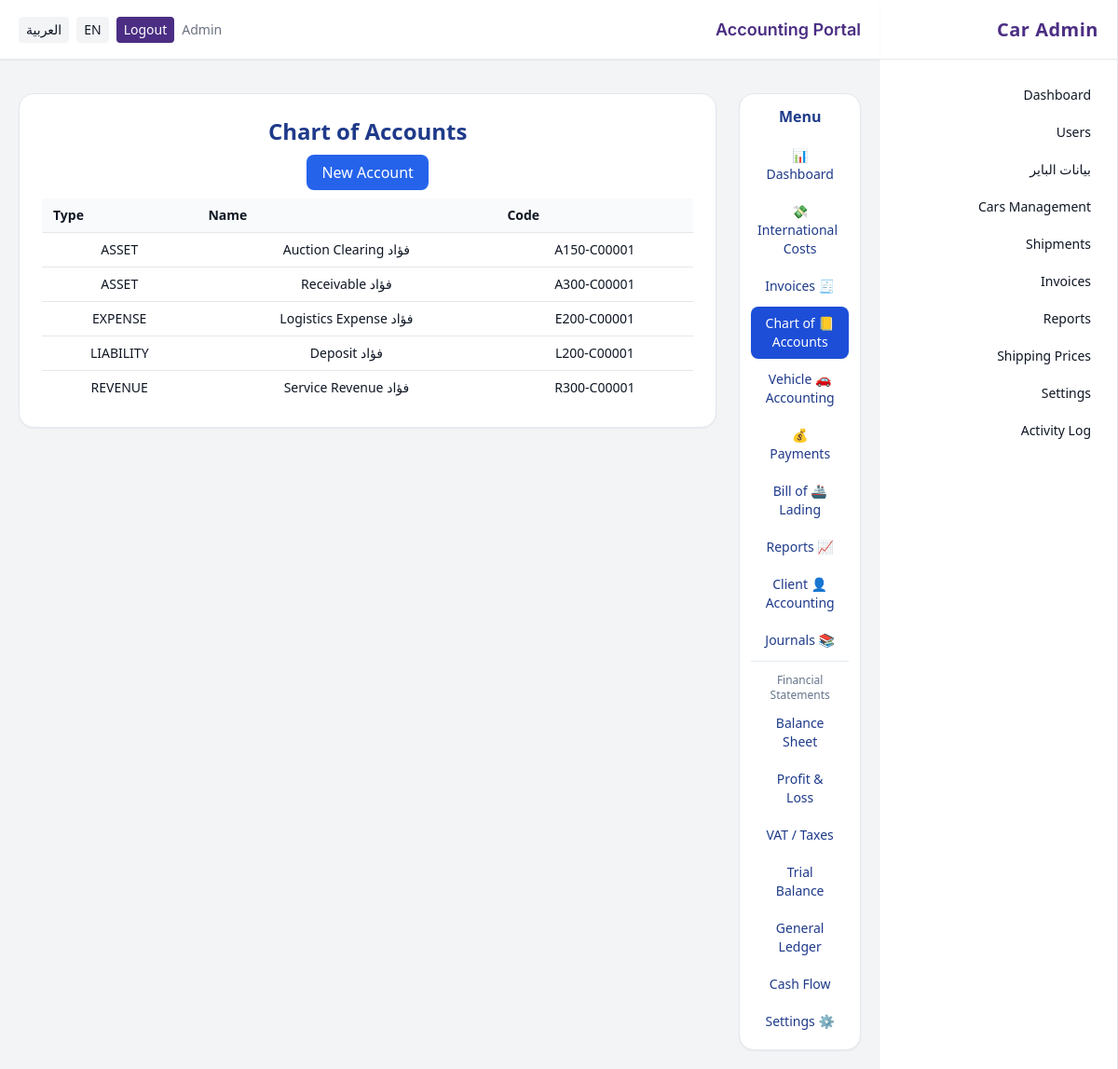
/acct/accounts (signed in), run on the app's committed database.
### app/models.py (models this page shows, shortened)
class User(db.Model, UserMixin):
    __tablename__ = "users"
    id = db.Column(db.Integer, primary_key=True)
    name = db.Column(db.String(150))
    email = db.Column(db.String(180), unique=True, index=True)
    phone = db.Column(db.String(50))
    password_hash = db.Column(db.String(200))
    role_id = db.Column(db.Integer, db.ForeignKey("roles.id"))
    active = db.Column(db.Boolean, default=True)
    created_at = db.Column(db.DateTime, default=datetime.utcnow)
    last_login_at = db.Column(db.DateTime)
    role = db.relationship("Role")
    @property
    def is_active(self):
        return bool(self.active)

class Account(db.Model):
    __tablename__ = "accounts"
    id = db.Column(db.Integer, primary_key=True)
    code = db.Column(db.String(20), unique=True, index=True, nullable=False)
    name = db.Column(db.String(200), nullable=False)
    type = db.Column(db.String(20), nullable=False)
    currency_code = db.Column(db.String(3), default="OMR", nullable=False)
    active = db.Column(db.Boolean, default=True, nullable=False)
    created_at = db.Column(db.DateTime, default=datetime.utcnow)
    client_id = db.Column(db.Integer, db.ForeignKey("customers.id"), index=True)
    vehicle_id = db.Column(db.Integer, db.ForeignKey("vehicles.id"), index=True)

### app/blueprints/accounting/routes.py (the view)
@acct_bp.route('/accounts')
@role_required('accountant', 'admin')
def accounts_list():
    rows = db.session.query(Account).order_by(Account.code.asc()).all()
    return render_template('accounting/accounts_list.html', accounts=rows)

### app/security.py (called while the page is built)
def _canonicalize_role(role_name: str | None) -> str | None:
    if not role_name:
        return None
    name = role_name.strip().lower()
    synonyms = {
        "staff": "employee",
        "employees": "employee",
    }
    return synonyms.get(name, name)

def role_required(*allowed_roles: str) -> Callable:
    normalized_allowed = {
        r for r in (_canonicalize_role(r) for r in allowed_roles) if r is not None
    }
    def decorator(view_func: Callable) -> Callable:
        @wraps(view_func)
        @login_required
        def wrapper(*args, **kwargs):
            user_role = getattr(getattr(current_user, "role", None), "name", None)
            user_role_norm = _canonicalize_role(user_role)
            if not user_role_norm or user_role_norm not in normalized_allowed:
                abort(403)
            return view_func(*args, **kwargs)
        return wrapper
    return decorator

### app/templates/accounting/accounts_list.html
{% extends "base_accounting.html" %}
{% block acct_content %}
<h2 class="text-2xl font-bold text-blue-900 mb-4">{{ _('Chart of Accounts') }}</h2>
<div class="mb-4">
  <a href="{{ url_for('acct.accounts_new') }}" class="px-4 py-2 rounded-lg bg-blue-600 text-white">{{ _('New Account') }}</a>
</div>
<div class="overflow-x-auto">
<table class="min-w-full divide-y divide-gray-200 text-sm">
  <thead class="bg-gray-50">
    <tr>
      <th class="px-3 py-2 text-left">{{ _('Code') }}</th>
      <th class="px-3 py-2 text-left">{{ _('Name') }}</th>
      <th class="px-3 py-2 text-left">{{ _('Type') }}</th>
    </tr>
  </thead>
  <tbody class="bg-white divide-y divide-gray-200">
    {% for a in accounts %}
    <tr>
      <td class="px-3 py-2">{{ a.code }}</td>
      <td class="px-3 py-2">{{ a.name }}</td>
      <td class="px-3 py-2">{{ a.type }}</td>
    </tr>
    {% endfor %}
  </tbody>
</table>
</div>
{% endblock %}

### app/templates/base_admin.html (shortened to what this page needs)
<!doctype html>
<html lang="{{ g.get('lang_code', 'ar') }}" {% if g.get('lang_code', 'ar') == 'ar' %}dir="rtl"{% endif %} class="h-full bg-background">
<head>
  <script src="https://cdn.tailwindcss.com"></script>
  <link href="https://cdnjs.cloudflare.com/ajax/libs/font-awesome/6.5.0/css/all.min.css" rel="stylesheet">
</head>
<body class="h-full text-neutral text-center">
  <div class="min-h-screen flex bg-background">
    {% if current_user.is_authenticated and current_user.role and (current_user.role.name|lower) == 'admin' %}
    <aside class="w-64 hidden md:flex flex-col bg-white border-r border-gray-200 shadow-sm">
      <div class="h-16 flex items-center px-5 border-b border-gray-200">
        <div class="text-primary text-xl font-bold tracking-wide">{{ _('Car Admin') }}</div>
      </div>
      <nav class="flex-1 px-4 py-5 space-y-1 text-sm">
        <a href="{{ url_for('admin.dashboard') }}" class="flex items-center gap-3 px-3 py-2 rounded-lg hover:bg-blue-50 {% if request.endpoint=='admin.dashboard' %}bg-blue-100 text-primary font-semibold{% endif %}">{{ _('Dashboard') }}</a>
        <a href="{{ url_for('admin.users_list') }}" class="flex items-center gap-3 px-3 py-2 rounded-lg hover:bg-blue-50 ">{{ _('Users') }}</a>
        <a href="{{ url_for('admin.buyers_list') }}" class="flex items-center gap-3 px-3 py-2 rounded-lg hover:bg-blue-50 ">بيانات الباير</a>
        <a href="{{ url_for('ops.dashboard') }}" class="flex items-center gap-3 px-3 py-2 rounded-lg hover:bg-blue-50">{{ _('Cars Management') }}</a>
        <a href="{{ url_for('ops.dashboard') }}" class="flex items-center gap-3 px-3 py-2 rounded-lg hover:bg-blue-50">{{ _('Shipments') }}</a>
        <a href="{{ url_for('acct.dashboard') }}" class="flex items-center gap-3 px-3 py-2 rounded-lg hover:bg-blue-50">{{ _('Invoices') }}</a>
        <a href="{{ url_for('admin.reports') }}" class="flex items-center gap-3 px-3 py-2 rounded-lg hover:bg-blue-50 ">{{ _('Reports') }}</a>
        <a href="{{ url_for('admin.shipping_prices_list') }}" class="flex items-center gap-3 px-3 py-2 rounded-lg hover:bg-blue-50 ">{{ _('Shipping Prices') }}</a>
        <a href="{{ url_for('admin.settings') }}" class="flex items-center gap-3 px-3 py-2 rounded-lg hover:bg-blue-50 {% if request.endpoint=='admin.settings' %}bg-blue-100 text-primary font-semibold{% endif %}">{{ _('Settings') }}</a>
        <a href="{{ url_for('admin.activity_log') }}" class="flex items-center gap-3 px-3 py-2 rounded-lg hover:bg-blue-50 ">{{ _('Activity Log') }}</a>
      </nav>
    </aside>
    {% endif %}
    <div class="flex-1 flex flex-col min-w-0">
      <header class="h-16 flex items-center justify-between px-5 bg-white border-b border-gray-200 shadow-sm">
        <div class="text-lg font-semibold text-primary font-heading">{% block header %}{% endblock %}</div>
        <div class="flex items-center gap-2 text-sm">
          {% if current_user.is_authenticated %}
            <span class="text-muted">{{ current_user.name }}</span>
            <a href="{{ url_for('auth.logout') }}" class="px-2 py-1 rounded bg-primary text-white hover:opacity-90 transition">{{ _('Logout') }}</a>
          {% endif %}
          <a href="{{ request.path }}?lang=en" class="px-2 py-1 rounded bg-background hover:bg-white">EN</a>
          <a href="{{ request.path }}?lang=ar" class="px-2 py-1 rounded bg-background hover:bg-white">العربية</a>
        </div>
      </header>
      <div class="px-5 pt-4">
      </div>
      <main class="p-5">
        {% block content %}{% endblock %}
      </main>
    </div>
  </div>
</body>
</html>

### app/templates/base_admin.html (style rules this page uses)
body { font-family: ui-sans-serif, system-ui, -apple-system, Segoe UI, Roboto, Arial, sans-serif; }

### data on the page
User: name "Admin"
Account: code "A150-C00001", name "فؤاد Auction Clearing", type "ASSET"
Account: code "A300-C00001", name "فؤاد Receivable", type "ASSET"
Account: code "E200-C00001", name "فؤاد Logistics Expense", type "EXPENSE"
Account: code "L200-C00001", name "فؤاد Deposit", type "LIABILITY"
Account: code "R300-C00001", name "فؤاد Service Revenue", type "REVENUE"
